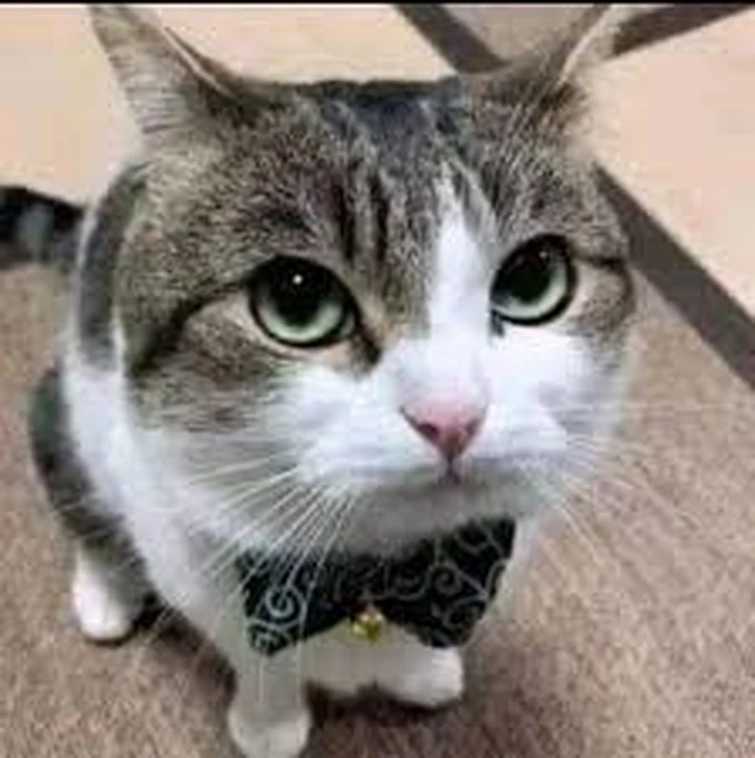
#> input picture cat.png, 755 x 758 px
$ jupyter execute 04.ipynb
#> lines starting #> are read from the running program, lines starting #| are printed output that depends on the picture
# Tugas Pertemuan Ke-5

Nama    : Noor Rizky Permana

NIM     : C030322027

#### Silahkan lanjutkan koding di bawah

[cell 1]
import cv2
import numpy as np

[cell 2]
img = cv2.imread("../cat.png")
#> img is the input picture: shape (758, 755, 3); mean B, G, R 126.6, 133.1, 141.8

[cell 3]
(h,w) = img.shape[:2]
#> h = 758; w = 755

[cell 4]
center = (w // 2, h // 2)
#> center = (377, 379)

[cell 5]
pts1 = np.float32([[50,50],[200,50],[50,200]])
pts2 = np.float32([[10,100],[200,50],[100,250]])

[cell 6]
matrix = cv2.getAffineTransform(pts1,pts2)
result = cv2.warpAffine(img,matrix,(img.shape[1], img.shape[0]))
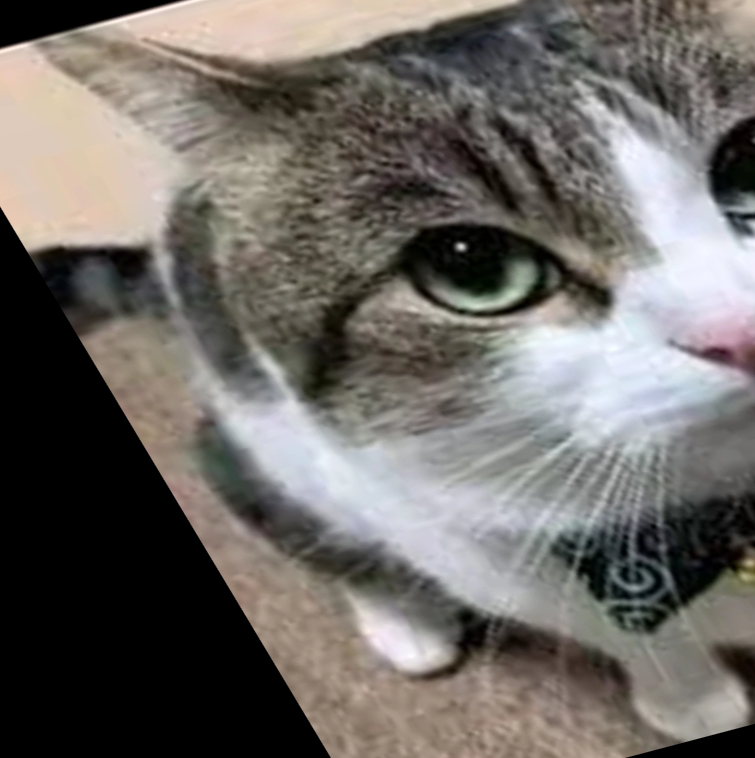
#> result: shape (758, 755, 3); mean B, G, R 101.4, 105.6, 109.7
